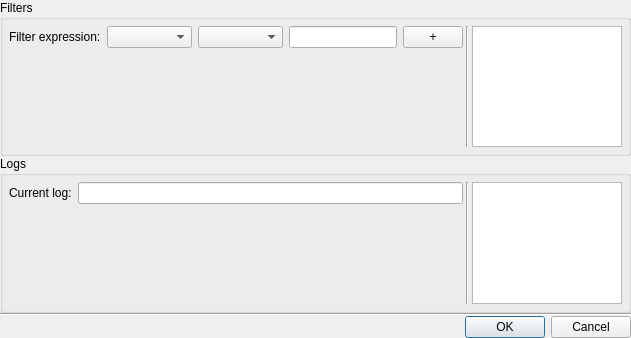
<?xml version="1.0" encoding="UTF-8"?>
<ui version="4.0">
 <class>FiltrationWidget</class>
 <widget class="QWidget" name="FiltrationWidget">
  <property name="geometry">
   <rect>
    <x>0</x>
    <y>0</y>
    <width>631</width>
    <height>338</height>
   </rect>
  </property>
  <property name="windowTitle">
   <string>FiltrationWidget</string>
  </property>
  <layout class="QGridLayout" name="gridLayout_17">
   <property name="margin">
    <number>0</number>
   </property>
   <property name="spacing">
    <number>0</number>
   </property>
   <item row="0" column="0">
    <layout class="QGridLayout" name="gridLayout">
     <item row="0" column="0">
      <widget class="QGroupBox" name="filtrationGroupBox">
       <property name="title">
        <string>Filters</string>
       </property>
       <layout class="QGridLayout" name="gridLayout_8">
        <property name="horizontalSpacing">
         <number>3</number>
        </property>
        <property name="margin">
         <number>6</number>
        </property>
        <item row="0" column="0">
         <layout class="QGridLayout" name="gridLayout_6">
          <item row="0" column="0">
           <layout class="QGridLayout" name="gridLayout_9">
            <item row="0" column="0">
             <widget class="QLabel" name="filtrationLabel">
              <property name="sizePolicy">
               <sizepolicy hsizetype="Maximum" vsizetype="Preferred">
                <horstretch>0</horstretch>
                <verstretch>0</verstretch>
               </sizepolicy>
              </property>
              <property name="text">
               <string>Filter expression:</string>
              </property>
             </widget>
            </item>
            <item row="0" column="1">
             <widget class="QComboBox" name="filtrationParamComboBox">
              <property name="sizePolicy">
               <sizepolicy hsizetype="Expanding" vsizetype="Fixed">
                <horstretch>0</horstretch>
                <verstretch>0</verstretch>
               </sizepolicy>
              </property>
             </widget>
            </item>
            <item row="0" column="2">
             <widget class="QComboBox" name="filtrationOperatorComboBox">
              <property name="sizePolicy">
               <sizepolicy hsizetype="Expanding" vsizetype="Fixed">
                <horstretch>0</horstretch>
                <verstretch>0</verstretch>
               </sizepolicy>
              </property>
             </widget>
            </item>
            <item row="0" column="3">
             <widget class="QLineEdit" name="filtrationValueComboBox">
              <property name="sizePolicy">
               <sizepolicy hsizetype="Minimum" vsizetype="Fixed">
                <horstretch>0</horstretch>
                <verstretch>0</verstretch>
               </sizepolicy>
              </property>
              <property name="maximumSize">
               <size>
                <width>16777215</width>
                <height>16777215</height>
               </size>
              </property>
             </widget>
            </item>
            <item row="0" column="4">
             <widget class="QPushButton" name="addFilterButton">
              <property name="sizePolicy">
               <sizepolicy hsizetype="Fixed" vsizetype="Fixed">
                <horstretch>0</horstretch>
                <verstretch>0</verstretch>
               </sizepolicy>
              </property>
              <property name="maximumSize">
               <size>
                <width>60</width>
                <height>16777215</height>
               </size>
              </property>
              <property name="text">
               <string>+</string>
              </property>
             </widget>
            </item>
           </layout>
          </item>
          <item row="1" column="0">
           <spacer name="verticalSpacer">
            <property name="orientation">
             <enum>Qt::Vertical</enum>
            </property>
            <property name="sizeHint" stdset="0">
             <size>
              <width>20</width>
              <height>40</height>
             </size>
            </property>
           </spacer>
          </item>
         </layout>
        </item>
        <item row="0" column="2">
         <widget class="QListWidget" name="filtrationListWidget">
          <property name="sizePolicy">
           <sizepolicy hsizetype="Fixed" vsizetype="Expanding">
            <horstretch>0</horstretch>
            <verstretch>0</verstretch>
           </sizepolicy>
          </property>
          <property name="maximumSize">
           <size>
            <width>150</width>
            <height>16777215</height>
           </size>
          </property>
         </widget>
        </item>
        <item row="0" column="1">
         <widget class="Line" name="line_4">
          <property name="orientation">
           <enum>Qt::Vertical</enum>
          </property>
         </widget>
        </item>
       </layout>
      </widget>
     </item>
    </layout>
   </item>
   <item row="1" column="0">
    <layout class="QGridLayout" name="gridLayout_11">
     <item row="0" column="0">
      <widget class="QGroupBox" name="logsGroupBox">
       <property name="title">
        <string>Logs</string>
       </property>
       <layout class="QGridLayout" name="gridLayout_16">
        <property name="horizontalSpacing">
         <number>3</number>
        </property>
        <property name="margin">
         <number>6</number>
        </property>
        <item row="0" column="0">
         <layout class="QGridLayout" name="gridLayout_14">
          <item row="0" column="0">
           <layout class="QGridLayout" name="gridLayout_15">
            <item row="0" column="1">
             <widget class="QLineEdit" name="currentLogLineEdit">
              <property name="readOnly">
               <bool>true</bool>
              </property>
             </widget>
            </item>
            <item row="0" column="0">
             <widget class="QLabel" name="currentLogLabel">
              <property name="text">
               <string>Current log:</string>
              </property>
             </widget>
            </item>
           </layout>
          </item>
          <item row="1" column="0">
           <spacer name="verticalSpacer_2">
            <property name="orientation">
             <enum>Qt::Vertical</enum>
            </property>
            <property name="sizeHint" stdset="0">
             <size>
              <width>20</width>
              <height>40</height>
             </size>
            </property>
           </spacer>
          </item>
         </layout>
        </item>
        <item row="0" column="2">
         <widget class="QListWidget" name="logsListWidget">
          <property name="sizePolicy">
           <sizepolicy hsizetype="Fixed" vsizetype="Expanding">
            <horstretch>0</horstretch>
            <verstretch>0</verstretch>
           </sizepolicy>
          </property>
          <property name="maximumSize">
           <size>
            <width>150</width>
            <height>16777215</height>
           </size>
          </property>
          <property name="toolTip">
           <string/>
          </property>
         </widget>
        </item>
        <item row="0" column="1">
         <widget class="Line" name="line_7">
          <property name="orientation">
           <enum>Qt::Vertical</enum>
          </property>
         </widget>
        </item>
       </layout>
      </widget>
     </item>
    </layout>
   </item>
   <item row="2" column="0">
    <widget class="Line" name="line">
     <property name="orientation">
      <enum>Qt::Horizontal</enum>
     </property>
    </widget>
   </item>
   <item row="3" column="0">
    <widget class="QDialogButtonBox" name="buttonBox">
     <property name="sizePolicy">
      <sizepolicy hsizetype="Expanding" vsizetype="Fixed">
       <horstretch>0</horstretch>
       <verstretch>0</verstretch>
      </sizepolicy>
     </property>
     <property name="layoutDirection">
      <enum>Qt::LeftToRight</enum>
     </property>
     <property name="standardButtons">
      <set>QDialogButtonBox::Cancel|QDialogButtonBox::Ok</set>
     </property>
    </widget>
   </item>
  </layout>
 </widget>
 <layoutdefault spacing="6" margin="11"/>
 <resources/>
 <connections/>
</ui>
